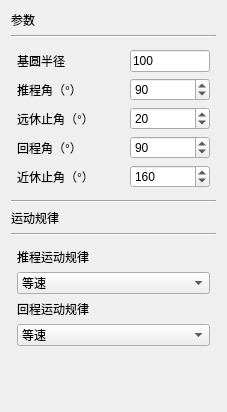
                 <widget class="QWidget" name="CAMpage">
                  <property name="geometry">
                   <rect>
                    <x>0</x>
                    <y>0</y>
                    <width>227</width>
                    <height>412</height>
                   </rect>
                  </property>
                  <attribute name="label">
                   <string>凸轮设计</string>
                  </attribute>
                  <layout class="QVBoxLayout" name="verticalLayout_6">
                   <item>
                    <widget class="QLabel" name="label_2">
                     <property name="styleSheet">
                      <string notr="true">font: 12pt &quot;微软雅黑&quot;;</string>
                     </property>
                     <property name="text">
                      <string>参数</string>
                     </property>
                    </widget>
                   </item>
                   <item>
                    <widget class="Line" name="line_3">
                     <property name="orientation">
                      <enum>Qt::Horizontal</enum>
                     </property>
                    </widget>
                   </item>
                   <item>
                    <layout class="QVBoxLayout" name="verticalLayout_3">
                     <property name="leftMargin">
                      <number>6</number>
                     </property>
                     <property name="topMargin">
                      <number>6</number>
                     </property>
                     <property name="rightMargin">
                      <number>6</number>
                     </property>
                     <property name="bottomMargin">
                      <number>6</number>
                     </property>
                     <item>
                      <layout class="QHBoxLayout" name="baseRItem">
                       <item>
                        <widget class="QLabel" name="label_4">
                         <property name="text">
                          <string>基圆半径</string>
                         </property>
                        </widget>
                       </item>
                       <item>
                        <spacer name="horizontalSpacer_2">
                         <property name="orientation">
                          <enum>Qt::Horizontal</enum>
                         </property>
                         <property name="sizeHint" stdset="0">
                          <size>
                           <width>40</width>
                           <height>20</height>
                          </size>
                         </property>
                        </spacer>
                       </item>
                       <item>
                        <widget class="QLineEdit" name="baseRinput">
                         <property name="sizePolicy">
                          <sizepolicy hsizetype="Fixed" vsizetype="Fixed">
                           <horstretch>0</horstretch>
                           <verstretch>0</verstretch>
                          </sizepolicy>
                         </property>
                         <property name="minimumSize">
                          <size>
                           <width>80</width>
                           <height>0</height>
                          </size>
                         </property>
                         <property name="maximumSize">
                          <size>
                           <width>80</width>
                           <height>16777215</height>
                          </size>
                         </property>
                         <property name="baseSize">
                          <size>
                           <width>80</width>
                           <height>0</height>
                          </size>
                         </property>
                         <property name="inputMask">
                          <string/>
                         </property>
                         <property name="text">
                          <string>100</string>
                         </property>
                        </widget>
                       </item>
                      </layout>
                     </item>
                     <item>
                      <layout class="QHBoxLayout" name="TCJItem">
                       <item>
                        <widget class="QLabel" name="label_8">
                         <property name="text">
                          <string>推程角（°）</string>
                         </property>
                        </widget>
                       </item>
                       <item>
                        <spacer name="horizontalSpacer_3">
                         <property name="orientation">
                          <enum>Qt::Horizontal</enum>
                         </property>
                         <property name="sizeHint" stdset="0">
                          <size>
                           <width>40</width>
                           <height>20</height>
                          </size>
                         </property>
                        </spacer>
                       </item>
                       <item>
                        <widget class="QSpinBox" name="TUJInput">
                         <property name="sizePolicy">
                          <sizepolicy hsizetype="Fixed" vsizetype="Fixed">
                           <horstretch>0</horstretch>
                           <verstretch>0</verstretch>
                          </sizepolicy>
                         </property>
                         <property name="minimumSize">
                          <size>
                           <width>80</width>
                           <height>0</height>
                          </size>
                         </property>
                         <property name="maximumSize">
                          <size>
                           <width>80</width>
                           <height>16777215</height>
                          </size>
                         </property>
                         <property name="baseSize">
                          <size>
                           <width>80</width>
                           <height>0</height>
                          </size>
                         </property>
                         <property name="maximum">
                          <number>360</number>
                         </property>
                         <property name="singleStep">
                          <number>0</number>
                         </property>
                         <property name="value">
                          <number>90</number>
                         </property>
                         <property name="displayIntegerBase">
                          <number>10</number>
                         </property>
                        </widget>
                       </item>
                      </layout>
                     </item>
                     <item>
                      <layout class="QHBoxLayout" name="YXZJItem">
                       <item>
                        <widget class="QLabel" name="label_5">
                         <property name="text">
                          <string>远休止角（°）</string>
                         </property>
                        </widget>
                       </item>
                       <item>
                        <spacer name="horizontalSpacer_4">
                         <property name="orientation">
                          <enum>Qt::Horizontal</enum>
                         </property>
                         <property name="sizeHint" stdset="0">
                          <size>
                           <width>40</width>
                           <height>20</height>
                          </size>
                         </property>
                        </spacer>
                       </item>
                       <item>
                        <widget class="QSpinBox" name="YXZJInput">
                         <property name="sizePolicy">
                          <sizepolicy hsizetype="Fixed" vsizetype="Fixed">
                           <horstretch>50</horstretch>
                           <verstretch>0</verstretch>
                          </sizepolicy>
                         </property>
                         <property name="minimumSize">
                          <size>
                           <width>80</width>
                           <height>0</height>
                          </size>
                         </property>
                         <property name="maximumSize">
                          <size>
                           <width>80</width>
                           <height>16777215</height>
                          </size>
                         </property>
                         <property name="baseSize">
                          <size>
                           <width>80</width>
                           <height>0</height>
                          </size>
                         </property>
                         <property name="maximum">
                          <number>360</number>
                         </property>
                         <property name="value">
                          <number>20</number>
                         </property>
                        </widget>
                       </item>
                      </layout>
                     </item>
                     <item>
                      <layout class="QHBoxLayout" name="HCJItem">
                       <item>
                        <widget class="QLabel" name="label_6">
                         <property name="text">
                          <string>回程角（°）</string>
                         </property>
                        </widget>
                       </item>
                       <item>
                        <spacer name="horizontalSpacer_5">
                         <property name="orientation">
                          <enum>Qt::Horizontal</enum>
                         </property>
                         <property name="sizeHint" stdset="0">
                          <size>
                           <width>40</width>
                           <height>20</height>
                          </size>
                         </property>
                        </spacer>
                       </item>
                       <item>
                        <widget class="QSpinBox" name="HCJInput">
                         <property name="sizePolicy">
                          <sizepolicy hsizetype="Fixed" vsizetype="Fixed">
                           <horstretch>0</horstretch>
                           <verstretch>0</verstretch>
                          </sizepolicy>
                         </property>
                         <property name="minimumSize">
                          <size>
                           <width>80</width>
                           <height>0</height>
                          </size>
                         </property>
                         <property name="maximumSize">
                          <size>
                           <width>80</width>
                           <height>16777215</height>
                          </size>
                         </property>
                         <property name="baseSize">
                          <size>
                           <width>80</width>
                           <height>0</height>
                          </size>
                         </property>
                         <property name="maximum">
                          <number>360</number>
                         </property>
                         <property name="value">
                          <number>90</number>
                         </property>
                        </widget>
                       </item>
                      </layout>
                     </item>
                     <item>
                      <layout class="QHBoxLayout" name="JXZJItem">
                       <item>
                        <widget class="QLabel" name="label_7">
                         <property name="text">
                          <string>近休止角（°）</string>
                         </property>
                        </widget>
                       </item>
                       <item>
                        <spacer name="horizontalSpacer_6">
                         <property name="orientation">
                          <enum>Qt::Horizontal</enum>
                         </property>
                         <property name="sizeHint" stdset="0">
                          <size>
                           <width>40</width>
                           <height>20</height>
                          </size>
                         </property>
                        </spacer>
                       </item>
                       <item>
                        <widget class="QSpinBox" name="JXZJInput">
                         <property name="minimumSize">
                          <size>
                           <width>80</width>
                           <height>0</height>
                          </size>
                         </property>
                         <property name="maximumSize">
                          <size>
                           <width>80</width>
                           <height>16777215</height>
                          </size>
                         </property>
                         <property name="baseSize">
                          <size>
                           <width>80</width>
                           <height>0</height>
                          </size>
                         </property>
                         <property name="maximum">
                          <number>360</number>
                         </property>
                         <property name="value">
                          <number>160</number>
                         </property>
                        </widget>
                       </item>
                      </layout>
                     </item>
                    </layout>
                   </item>
                   <item>
                    <widget class="Line" name="line_5">
                     <property name="orientation">
                      <enum>Qt::Horizontal</enum>
                     </property>
                    </widget>
                   </item>
                   <item>
                    <layout class="QVBoxLayout" name="verticalLayout_5">
                     <item>
                      <widget class="QLabel" name="label_3">
                       <property name="styleSheet">
                        <string notr="true">font: 12pt &quot;微软雅黑&quot;;</string>
                       </property>
                       <property name="text">
                        <string>运动规律</string>
                       </property>
                      </widget>
                     </item>
                     <item>
                      <widget class="Line" name="line_4">
                       <property name="orientation">
                        <enum>Qt::Horizontal</enum>
                       </property>
                      </widget>
                     </item>
                     <item>
                      <layout class="QVBoxLayout" name="verticalLayout_4">
                       <property name="leftMargin">
                        <number>6</number>
                       </property>
                       <property name="topMargin">
                        <number>6</number>
                       </property>
                       <property name="rightMargin">
                        <number>6</number>
                       </property>
                       <property name="bottomMargin">
                        <number>6</number>
                       </property>
                       <item>
                        <widget class="QLabel" name="label_9">
                         <property name="text">
                          <string>推程运动规律</string>
                         </property>
                        </widget>
                       </item>
                       <item>
                        <widget class="QComboBox" name="comboBox">
                         <property name="styleSheet">
                          <string notr="true"/>
                         </property>
                         <item>
                          <property name="text">
                           <string>等速</string>
                          </property>
                         </item>
                         <item>
                          <property name="text">
                           <string>等加等减速</string>
                          </property>
                         </item>
                         <item>
                          <property name="text">
                           <string>正弦加速度</string>
                          </property>
                         </item>
                         <item>
                          <property name="text">
                           <string>余弦加速度</string>
                          </property>
                         </item>
                        </widget>
                       </item>
                       <item>
                        <widget class="QLabel" name="label_10">
                         <property name="text">
                          <string>回程运动规律</string>
                         </property>
                        </widget>
                       </item>
                       <item>
                        <widget class="QComboBox" name="comboBox_2">
                         <property name="styleSheet">
                          <string notr="true"/>
                         </property>
                         <item>
                          <property name="text">
                           <string>等速</string>
                          </property>
                         </item>
                         <item>
                          <property name="text">
                           <string>等加等减速</string>
                          </property>
                         </item>
                         <item>
                          <property name="text">
                           <string>正弦加速度</string>
                          </property>
                         </item>
                         <item>
                          <property name="text">
                           <string>余弦加速度</string>
                          </property>
                         </item>
                        </widget>
                       </item>
                      </layout>
                     </item>
                    </layout>
                   </item>
                   <item>
                    <spacer name="verticalSpacer_2">
                     <property name="orientation">
                      <enum>Qt::Vertical</enum>
                     </property>
                     <property name="sizeHint" stdset="0">
                      <size>
                       <width>20</width>
                       <height>13</height>
                      </size>
                     </property>
                    </spacer>
                   </item>
                  </layout>
                 </widget>
